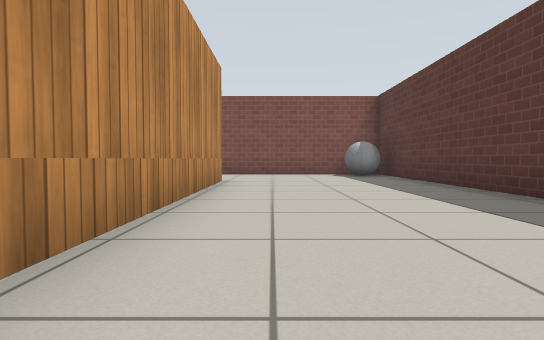
[1] (above)

22 first-person views from a walk through a robot-simulator world made for Gazebo. The camera is 0.5 m above the floor, tilts 2° down and sees 80° across. The floor is counted in squares, 1 m on a side. Each view is taken from the middle of a square. On the plan, view 1 faces up. The plan holds only what a view shows up to about 9 squares ahead; the rest is blank. Gazebo's built-in surfaces are drawn with simple patterns.

[2]
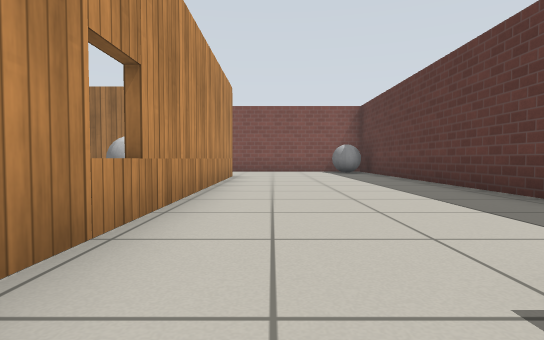

[3]
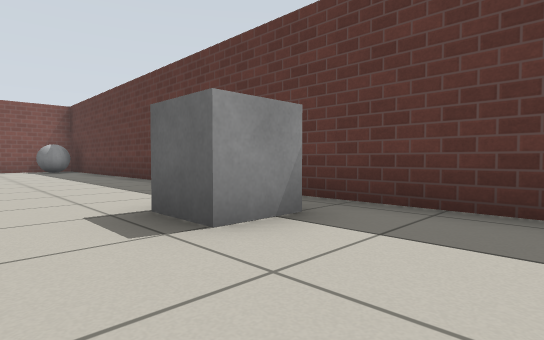

[4]
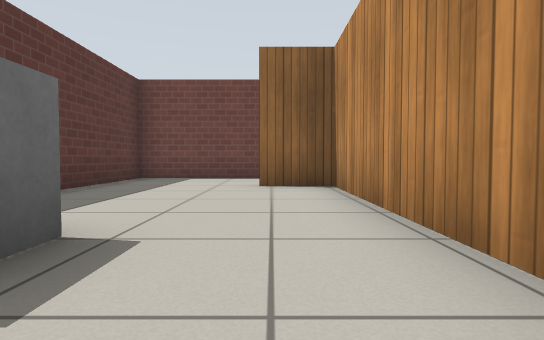

[5]
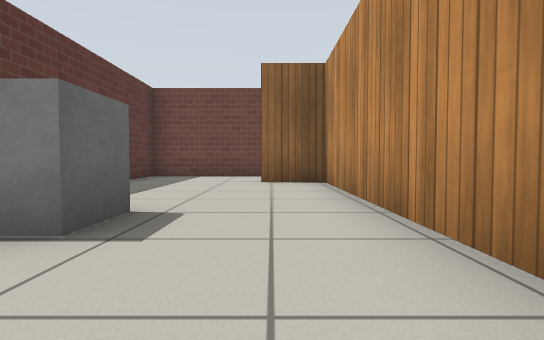

[6]
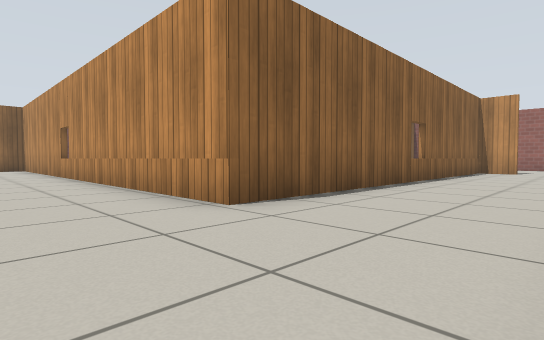

[7]
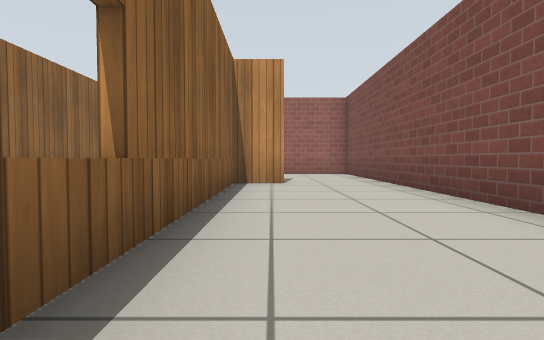

[8]
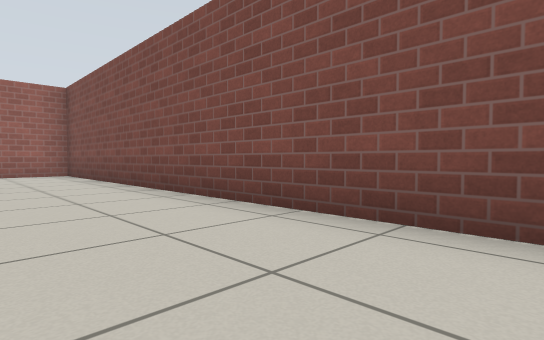

[9]
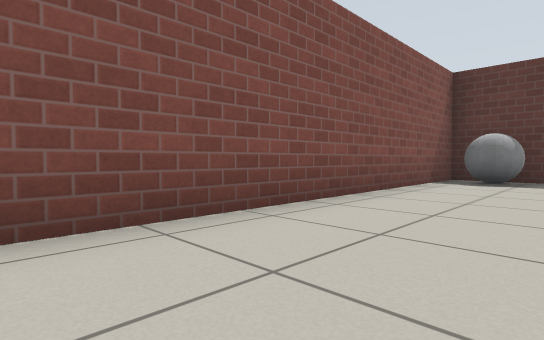

[10]
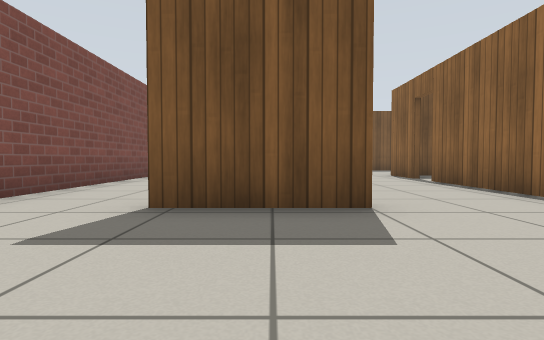

[11]
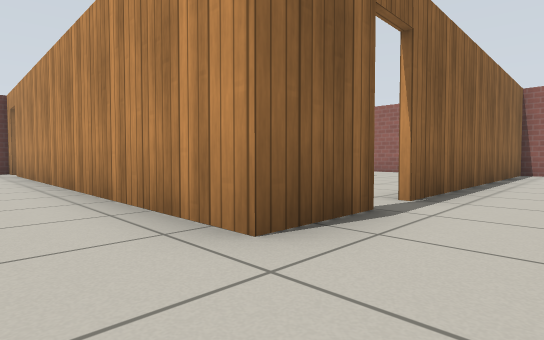

[12]
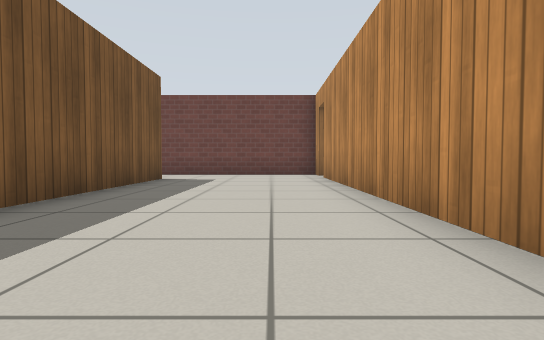

[13]
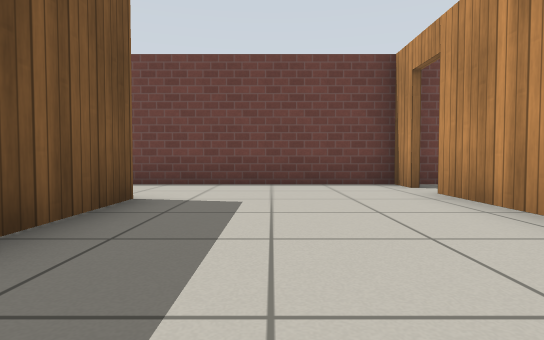

[14]
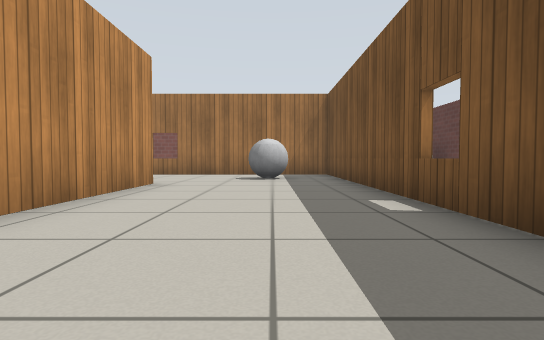

[15]
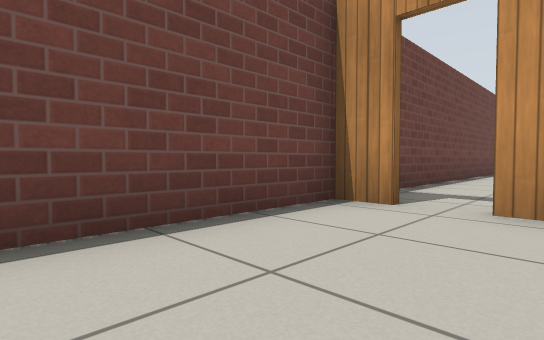

[16]
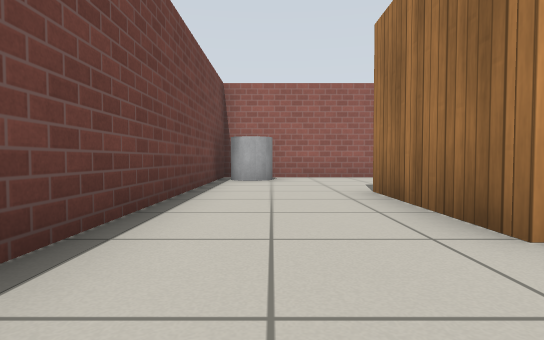

[17]
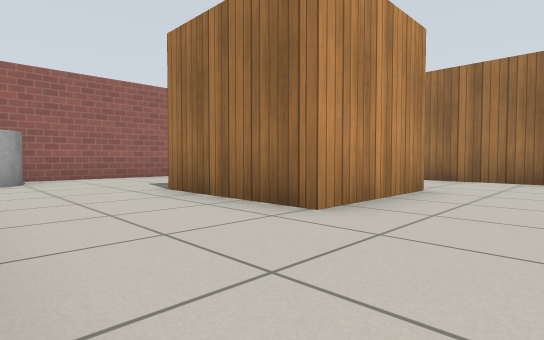

[18]
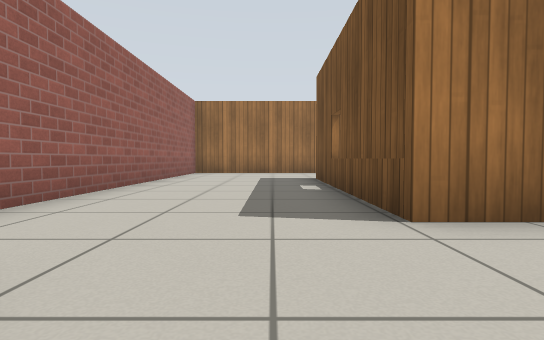

[19]
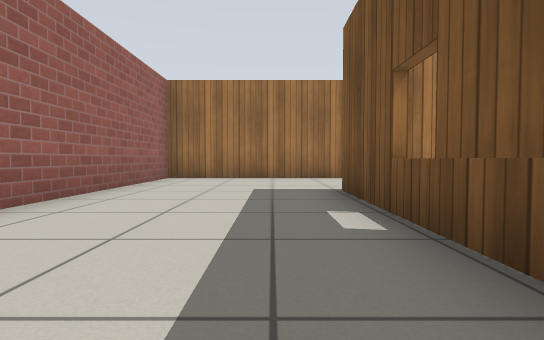

[20]
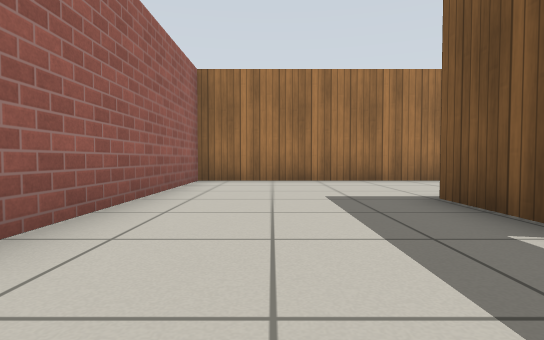

[21]
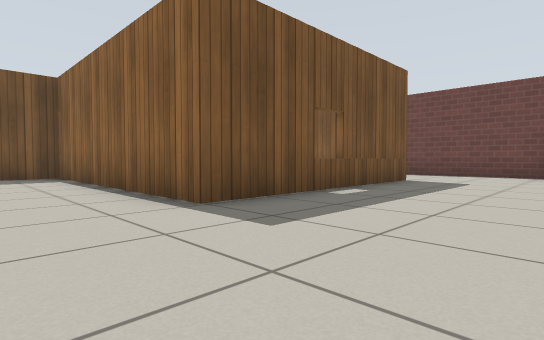

[22]
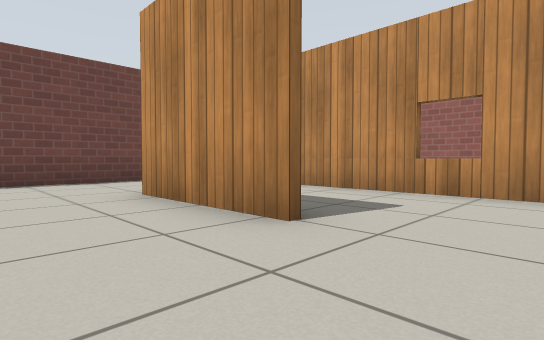

### Floor plan
Ten units are one square. View 1 is at (0, 0); x grows to the right and y downward. Boxes are objects, and circles mark ways between rooms. Rooms are numbered by the first view taken in them; rooms with no view inside come last. Other rooms are left out.
<svg viewBox="-162 -110 202 200">
<path fill="none" stroke="#000" d="M12 -104 -154 -104M-119 -59 -119 -82M-116 -82 -116 -72 -11 -72 -11 59 2 59M-16 83 34 83 34 -90M-153 -35 -114 -35M-157 -102 -157 -89M-70 -35 -54 -35 -54 68M-13 61 -13 -60M-114 -35 -78 -35M-54 75 -54 84M-60 83 -16 83M-89 26 -89 55 -119 55 -119 0 -55 0 -55 -12M-76 1 -86 1M-101 -33 -157 -33 -157 83 -60 83M-118 14 -118 50M-86 1 -114 1M-101 53 -95 53"/>
<rect x="15" y="5" width="10" height="20" fill="#bbb"><title>grey box</title></rect>
<rect x="15" y="-105" width="20" height="20" fill="#bbb"><title>grey ball</title></rect>
<rect x="-35" y="-55" width="10" height="10" fill="#bbb"><title>grey ball</title></rect>
<rect x="-155" y="65" width="10" height="20" fill="#bbb"><title>grey cylinder</title></rect>
<circle cx="-120" cy="-45" r="3" fill="#2a7"/>
<circle cx="-5" cy="75" r="3" fill="#2a7"/>
<circle cx="-55" cy="70" r="3" fill="#2a7"/>
<circle cx="-75" cy="-30" r="3" fill="#2a7"/>
<circle cx="-90" cy="15" r="3" fill="#2a7"/>
<text x="0" y="-40">1</text>
<text x="-50" y="0">2</text>
<text x="-130" y="30">3</text>
<text x="-100" y="20">4</text>
</svg>
Room 1 opens to room 2. Room 2 opens to room 3. Room 3 opens to room 4.

Where each view was taken, in squares from view 1:
view 1: 0 up, 0 right, facing up
view 2: 2 down, 0 right, facing up
view 3: 4 down, 0 right, facing up-right
view 4: 0 up, 0 right, facing down
view 5: 1 up, 0 right, facing down
view 6: 10 up, 1 right, facing down-left
view 7: 8 up, 5 left, facing left
view 8: 8 up, 5 left, facing up-left
view 9: 8 up, 5 left, facing up-right
view 10: 7 up, 15 left, facing right
view 11: 5 up, 4 left, facing down-left
view 12: 2 up, 4 left, facing down
view 13: 2 down, 3 left, facing down
view 14: 3 down, 3 left, facing up
view 15: 6 down, 2 left, facing down-left
view 16: 7 down, 7 left, facing left
view 17: 8 down, 7 left, facing up-left
view 18: 8 down, 13 left, facing up
view 19: 5 down, 13 left, facing up
view 20: 4 down, 14 left, facing up
view 21: 2 up, 15 left, facing down-right
view 22: 1 down, 7 left, facing down-left
